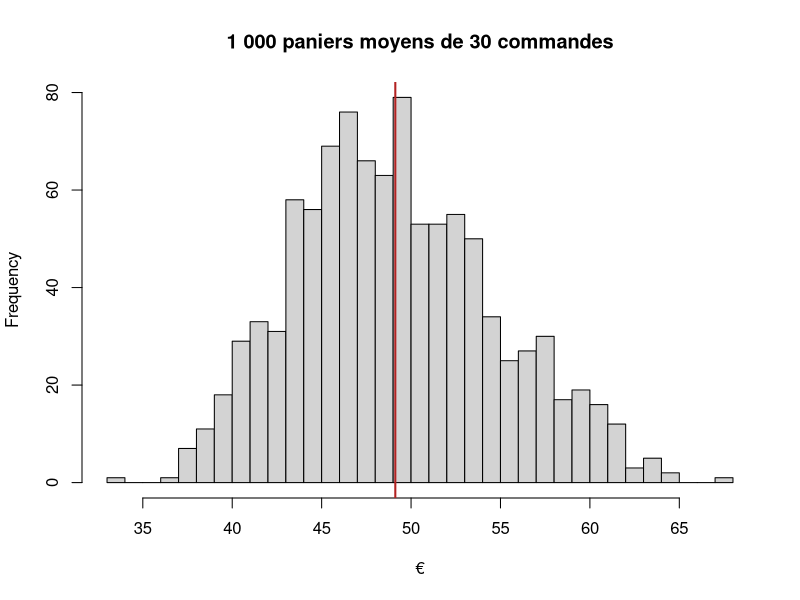

This figure's R source:
# Fil rouge, étape 2 : échantillonner (version R)
# Le service client ne peut rappeler que 30 clients. Que vaut le panier moyen, et avec quelle précision ?

commandes = read.table("medias/filRouge/commandes.csv", sep = ";", dec = ",", header = TRUE, fileEncoding = "UTF-8-BOM")

# La « vraie » valeur, qu'on ne connaît jamais en pratique (ici on a les 2 000 commandes) :
mu    = mean(commandes$montant_eur)    # 49.12 €
sigma = sd(commandes$montant_eur)      # 31.01 €

# 1. Chacun tire ses 30 commandes ------------------------------------------
# set.seed(42)                          # à décommenter pour retomber sur le même tirage
echantillon = commandes[sample(nrow(commandes), 30), ]
nrow(echantillon)                       # 30

x    = echantillon$montant_eur
n    = length(x)
xbar = mean(x)                          # VOTRE panier moyen, à noter dans le tableau partagé
s    = sd(x)                            # VOTRE écart-type (divise par n-1, comme ECARTYPE.STANDARD)
xbar; s

# satisfaction moyenne de vos 30 clients
mean(echantillon$satisfaction)

# 2. Votre intervalle de confiance à 95 % ----------------------------------
# à la main : xbar ± t(0.975, n-1) × s / racine(n)
erreur_standard = s / sqrt(n)
t_critique = qt(0.975, df = n - 1)      # 2.045 (Excel : LOI.STUDENT.INVERSE.BILATERALE(0,05;29))
c(xbar - t_critique * erreur_standard, xbar + t_critique * erreur_standard)

# la même chose en une ligne :
t.test(x)$conf.int

# l'intervalle contient-il le vrai panier moyen ?
ic = t.test(x)$conf.int
ic[1] <= mu & mu <= ic[2]               # TRUE ou FALSE : à dire au formateur

# 3. Le tableau de la salle --------------------------------------------------
# Collez ici les moyennes et écarts-types de chacun (exemple avec 8 stagiaires) :
moyennes_salle    = c(56.7, 44.2, 51.9, 47.3, 60.1, 42.8, 49.5, 53.0)
ecarts_types_salle = c(43.7, 25.1, 33.8, 28.9, 39.2, 24.4, 30.6, 35.5)

mean(moyennes_salle)                    # proche de 49.12 : les moyennes tournent autour de la vérité
sd(moyennes_salle)                      # l'écart-type DES MOYENNES : à comparer à...
sigma / sqrt(30)                        # 5.66 : l'erreur standard théorique
mean(ecarts_types_salle)                # les s tournent autour de 31

# combien d'intervalles de la salle contiennent 49.12 ?
bas  = moyennes_salle - 2.045 * ecarts_types_salle / sqrt(30)
haut = moyennes_salle + 2.045 * ecarts_types_salle / sqrt(30)
data.frame(moyenne = moyennes_salle, bas = round(bas, 1), haut = round(haut, 1), contient_mu = bas <= mu & mu <= haut)
sum(bas <= mu & mu <= haut)             # sur 8, on en attend 7 ou 8 (95 %)

# 4. Ce que la salle fait 8 fois, R le fait 1 000 fois --------------------
tirage = function(n) {
  x = sample(commandes$montant_eur, n)
  c(moyenne = mean(x), ecart_type = sd(x))
}
resultats = t(replicate(1000, tirage(30)))   # 1000 lignes : moyenne, ecart_type
head(resultats)

mean(resultats[, "moyenne"])            # ≈ 49.1 : pas de biais
sd(resultats[, "moyenne"])              # ≈ 5.6  : l'erreur standard, sigma / racine(30)
mean(resultats[, "ecart_type"])         # ≈ 30.2 : s estime sigma (31.0), un peu en dessous en moyenne

hist(resultats[, "moyenne"], breaks = 30, main = "1 000 paniers moyens de 30 commandes", xlab = "€")
abline(v = mu, col = "firebrick", lwd = 2)
# la distribution du panier était très asymétrique (étape 1) ; celle des moyennes est en cloche : TCL

# quelle part des 1 000 intervalles contient 49.12 € ?
bas  = resultats[, "moyenne"] - 2.045 * resultats[, "ecart_type"] / sqrt(30)
haut = resultats[, "moyenne"] + 2.045 * resultats[, "ecart_type"] / sqrt(30)
mean(bas <= mu & mu <= haut)            # ≈ 0.93 : un peu moins que 95 % (panier très asymétrique, n = 30 petit)

# et avec n = 100 ?
resultats100 = t(replicate(1000, tirage(100)))
sd(resultats100[, "moyenne"])           # ≈ 3.1 : sigma / racine(100). Quatre fois plus de clients, erreur divisée par deux (pas par quatre)
bas  = resultats100[, "moyenne"] - 1.984 * resultats100[, "ecart_type"] / sqrt(100)
haut = resultats100[, "moyenne"] + 1.984 * resultats100[, "ecart_type"] / sqrt(100)
mean(bas <= mu & mu <= haut)            # ≈ 0.95

# 5. Combien de clients rappeler pour connaître le panier moyen à ± 5 € ? à ± 2 € ?
# on isole n dans la demi-largeur e = z × sigma / racine(n)
e = 5;  ceiling((1.96 * sigma / e)^2)   # 148 clients
e = 2;  ceiling((1.96 * sigma / e)^2)   # 924 clients
# en pratique on ne connaît pas sigma : on prend le s d'un premier petit échantillon, ou power.t.test :
power.t.test(delta = 5, sd = sigma, sig.level = 0.05, power = 0.8, type = "one.sample")
